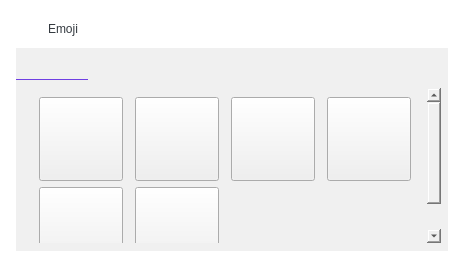
<?xml version="1.0" encoding="UTF-8"?>
<ui version="4.0">
 <class>Form</class>
 <widget class="QWidget" name="Form">
  <property name="geometry">
   <rect>
    <x>0</x>
    <y>0</y>
    <width>465</width>
    <height>267</height>
   </rect>
  </property>
  <property name="windowTitle">
   <string>Form</string>
  </property>
  <property name="styleSheet">
   <string notr="true">background-color: #FFFFFF;</string>
  </property>
  <widget class="QLabel" name="Icon_emoji">
   <property name="geometry">
    <rect>
     <x>16</x>
     <y>16</y>
     <width>24</width>
     <height>24</height>
    </rect>
   </property>
   <property name="text">
    <string/>
   </property>
   <property name="pixmap">
    <pixmap resource="../resource/resource.qrc">:/icon/emoji-happy.png</pixmap>
   </property>
  </widget>
  <widget class="QLabel" name="Text_emoji">
   <property name="geometry">
    <rect>
     <x>48</x>
     <y>19</y>
     <width>56</width>
     <height>19</height>
    </rect>
   </property>
   <property name="styleSheet">
    <string notr="true">color: #343A40;
font: 11pt &quot;SEBANG Gothic&quot;;</string>
   </property>
   <property name="text">
    <string>Emoji</string>
   </property>
  </widget>
  <widget class="QWidget" name="Widget_emojiTab" native="true">
   <property name="geometry">
    <rect>
     <x>16</x>
     <y>48</y>
     <width>432</width>
     <height>32</height>
    </rect>
   </property>
   <property name="minimumSize">
    <size>
     <width>432</width>
     <height>32</height>
    </size>
   </property>
   <property name="maximumSize">
    <size>
     <width>432</width>
     <height>32</height>
    </size>
   </property>
   <layout class="QHBoxLayout" name="horizontalLayout_2">
    <property name="spacing">
     <number>0</number>
    </property>
    <property name="leftMargin">
     <number>0</number>
    </property>
    <property name="topMargin">
     <number>0</number>
    </property>
    <property name="rightMargin">
     <number>0</number>
    </property>
    <property name="bottomMargin">
     <number>0</number>
    </property>
    <item>
     <widget class="QPushButton" name="Btn_tabFrodo">
      <property name="minimumSize">
       <size>
        <width>72</width>
        <height>32</height>
       </size>
      </property>
      <property name="maximumSize">
       <size>
        <width>72</width>
        <height>32</height>
       </size>
      </property>
      <property name="styleSheet">
       <string notr="true">QPushButton {
	border-style: none;
	selection-background-color: #F0F0F0;
	background-color: #F0F0F0;
}
QPushButton::checked {
	border-style: none;
	border-bottom: 1px solid #6F3FE2;
	selection-background-color: #F0F0F0;
}</string>
      </property>
      <property name="text">
       <string/>
      </property>
      <property name="icon">
       <iconset resource="../resource/resource.qrc">
        <normaloff>:/emoji/1002.png</normaloff>:/emoji/1002.png</iconset>
      </property>
      <property name="checkable">
       <bool>true</bool>
      </property>
      <property name="checked">
       <bool>true</bool>
      </property>
     </widget>
    </item>
    <item>
     <widget class="QPushButton" name="Btn_tabNeo">
      <property name="minimumSize">
       <size>
        <width>72</width>
        <height>32</height>
       </size>
      </property>
      <property name="maximumSize">
       <size>
        <width>72</width>
        <height>32</height>
       </size>
      </property>
      <property name="styleSheet">
       <string notr="true">QPushButton {
	border-style: none;
	selection-background-color: #F0F0F0;
	background-color: #F0F0F0;
}
QPushButton::checked {
	border-style: none;
	border-bottom: 1px solid #6F3FE2;
	selection-background-color: #F0F0F0;
}</string>
      </property>
      <property name="text">
       <string/>
      </property>
      <property name="icon">
       <iconset resource="../resource/resource.qrc">
        <normaloff>:/emoji/1007.png</normaloff>:/emoji/1007.png</iconset>
      </property>
      <property name="checkable">
       <bool>true</bool>
      </property>
     </widget>
    </item>
    <item>
     <widget class="QPushButton" name="Btn_tabTube">
      <property name="minimumSize">
       <size>
        <width>72</width>
        <height>32</height>
       </size>
      </property>
      <property name="maximumSize">
       <size>
        <width>72</width>
        <height>32</height>
       </size>
      </property>
      <property name="styleSheet">
       <string notr="true">QPushButton {
	border-style: none;
	selection-background-color: #F0F0F0;
	background-color: #F0F0F0;
}
QPushButton::checked {
	border-style: none;
	border-bottom: 1px solid #6F3FE2;
	selection-background-color: #F0F0F0;
}</string>
      </property>
      <property name="text">
       <string/>
      </property>
      <property name="icon">
       <iconset resource="../resource/resource.qrc">
        <normaloff>:/emoji/1013.png</normaloff>:/emoji/1013.png</iconset>
      </property>
      <property name="checkable">
       <bool>true</bool>
      </property>
     </widget>
    </item>
    <item>
     <widget class="QPushButton" name="Btn_tabApeach">
      <property name="minimumSize">
       <size>
        <width>72</width>
        <height>32</height>
       </size>
      </property>
      <property name="maximumSize">
       <size>
        <width>72</width>
        <height>32</height>
       </size>
      </property>
      <property name="styleSheet">
       <string notr="true">QPushButton {
	border-style: none;
	selection-background-color: #F0F0F0;
	background-color: #F0F0F0;
}
QPushButton::checked {
	border-style: none;
	border-bottom: 1px solid #6F3FE2;
	selection-background-color: #F0F0F0;
}</string>
      </property>
      <property name="text">
       <string/>
      </property>
      <property name="icon">
       <iconset resource="../resource/resource.qrc">
        <normaloff>:/emoji/1023.png</normaloff>:/emoji/1023.png</iconset>
      </property>
      <property name="checkable">
       <bool>true</bool>
      </property>
     </widget>
    </item>
    <item>
     <widget class="QPushButton" name="Btn_tabMuzi">
      <property name="minimumSize">
       <size>
        <width>72</width>
        <height>32</height>
       </size>
      </property>
      <property name="maximumSize">
       <size>
        <width>72</width>
        <height>32</height>
       </size>
      </property>
      <property name="styleSheet">
       <string notr="true">QPushButton {
	border-style: none;
	selection-background-color: #F0F0F0;
	background-color: #F0F0F0;
}
QPushButton::checked {
	border-style: none;
	border-bottom: 1px solid #6F3FE2;
	selection-background-color: #F0F0F0;
}</string>
      </property>
      <property name="text">
       <string/>
      </property>
      <property name="icon">
       <iconset resource="../resource/resource.qrc">
        <normaloff>:/emoji/1026.png</normaloff>:/emoji/1026.png</iconset>
      </property>
      <property name="checkable">
       <bool>true</bool>
      </property>
     </widget>
    </item>
    <item>
     <widget class="QPushButton" name="Btn_tabJayG">
      <property name="minimumSize">
       <size>
        <width>72</width>
        <height>32</height>
       </size>
      </property>
      <property name="maximumSize">
       <size>
        <width>72</width>
        <height>32</height>
       </size>
      </property>
      <property name="styleSheet">
       <string notr="true">QPushButton {
	border-style: none;
	selection-background-color: #F0F0F0;
	background-color: #F0F0F0;
}
QPushButton::checked {
	border-style: none;
	border-bottom: 1px solid #6F3FE2;
	selection-background-color: #F0F0F0;
}</string>
      </property>
      <property name="text">
       <string/>
      </property>
      <property name="icon">
       <iconset resource="../resource/resource.qrc">
        <normaloff>:/emoji/1033.png</normaloff>:/emoji/1033.png</iconset>
      </property>
      <property name="checkable">
       <bool>true</bool>
      </property>
     </widget>
    </item>
   </layout>
  </widget>
  <widget class="QWidget" name="widget__Emoji" native="true">
   <property name="enabled">
    <bool>true</bool>
   </property>
   <property name="geometry">
    <rect>
     <x>16</x>
     <y>80</y>
     <width>432</width>
     <height>171</height>
    </rect>
   </property>
   <property name="minimumSize">
    <size>
     <width>432</width>
     <height>171</height>
    </size>
   </property>
   <property name="maximumSize">
    <size>
     <width>432</width>
     <height>171</height>
    </size>
   </property>
   <property name="styleSheet">
    <string notr="true">background-color: #f0f0f0;</string>
   </property>
   <widget class="QScrollArea" name="scrollArea_Frodo">
    <property name="enabled">
     <bool>true</bool>
    </property>
    <property name="geometry">
     <rect>
      <x>8</x>
      <y>8</y>
      <width>417</width>
      <height>155</height>
     </rect>
    </property>
    <property name="minimumSize">
     <size>
      <width>417</width>
      <height>155</height>
     </size>
    </property>
    <property name="maximumSize">
     <size>
      <width>417</width>
      <height>155</height>
     </size>
    </property>
    <property name="styleSheet">
     <string notr="true">QScrollArea {
	border-style: none;
}
QScrollBar::sub-page:vertical {
	background: none;
}
QScrollBar::add-page:vertical {
	background: none;
}
QScrollBar:vertical {
	border-style: none;
	background:white;
	width:10px;    
	margin: 0px 0px 0px 0px;
}
QScrollBar::handle:vertical {         
	min-height: 0px;
	border-style: none;
	border-radius: 5px;
	background-color: #6F3FE2;
}
QScrollBar::add-line:vertical {       
	height: 0px;
	subcontrol-position: bottom;
	subcontrol-origin: margin;
}
QScrollBar::sub-line:vertical {
	height: 0 px;
	subcontrol-position: top;
	subcontrol-origin: margin;
}</string>
    </property>
    <property name="widgetResizable">
     <bool>true</bool>
    </property>
    <widget class="QWidget" name="scrollAreaWidgetContents">
     <property name="geometry">
      <rect>
       <x>0</x>
       <y>0</y>
       <width>407</width>
       <height>192</height>
      </rect>
     </property>
     <layout class="QGridLayout" name="gridLayout">
      <item row="0" column="0">
       <widget class="QPushButton" name="Btn_1001">
        <property name="minimumSize">
         <size>
          <width>84</width>
          <height>84</height>
         </size>
        </property>
        <property name="maximumSize">
         <size>
          <width>84</width>
          <height>84</height>
         </size>
        </property>
        <property name="styleSheet">
         <string notr="true">selection-background-color: #F0F0F0;
background-color: #F0F0F0;
border-image: url(:/emoji/1001.png)</string>
        </property>
        <property name="text">
         <string/>
        </property>
       </widget>
      </item>
      <item row="0" column="1">
       <widget class="QPushButton" name="Btn_1002">
        <property name="minimumSize">
         <size>
          <width>84</width>
          <height>84</height>
         </size>
        </property>
        <property name="maximumSize">
         <size>
          <width>84</width>
          <height>84</height>
         </size>
        </property>
        <property name="styleSheet">
         <string notr="true">selection-background-color: #F0F0F0;
background-color: #F0F0F0;
border-image: url(:/emoji/1002.png)</string>
        </property>
        <property name="text">
         <string/>
        </property>
       </widget>
      </item>
      <item row="0" column="2">
       <widget class="QPushButton" name="Btn_1003">
        <property name="minimumSize">
         <size>
          <width>84</width>
          <height>84</height>
         </size>
        </property>
        <property name="maximumSize">
         <size>
          <width>84</width>
          <height>84</height>
         </size>
        </property>
        <property name="styleSheet">
         <string notr="true">selection-background-color: #F0F0F0;
background-color: #F0F0F0;
border-image: url(:/emoji/1003.png)</string>
        </property>
        <property name="text">
         <string/>
        </property>
       </widget>
      </item>
      <item row="0" column="3">
       <widget class="QPushButton" name="Btn_1004">
        <property name="minimumSize">
         <size>
          <width>84</width>
          <height>84</height>
         </size>
        </property>
        <property name="maximumSize">
         <size>
          <width>84</width>
          <height>84</height>
         </size>
        </property>
        <property name="styleSheet">
         <string notr="true">selection-background-color: #F0F0F0;
background-color: #F0F0F0;
border-image: url(:/emoji/1004.png)</string>
        </property>
        <property name="text">
         <string/>
        </property>
       </widget>
      </item>
      <item row="1" column="0">
       <widget class="QPushButton" name="Btn_1005">
        <property name="minimumSize">
         <size>
          <width>84</width>
          <height>84</height>
         </size>
        </property>
        <property name="maximumSize">
         <size>
          <width>84</width>
          <height>84</height>
         </size>
        </property>
        <property name="styleSheet">
         <string notr="true">selection-background-color: #F0F0F0;
background-color: #F0F0F0;
border-image: url(:/emoji/1005.png)</string>
        </property>
        <property name="text">
         <string/>
        </property>
       </widget>
      </item>
      <item row="1" column="1">
       <widget class="QPushButton" name="Btn_1006">
        <property name="minimumSize">
         <size>
          <width>84</width>
          <height>84</height>
         </size>
        </property>
        <property name="maximumSize">
         <size>
          <width>84</width>
          <height>84</height>
         </size>
        </property>
        <property name="styleSheet">
         <string notr="true">selection-background-color: #F0F0F0;
background-color: #F0F0F0;
border-image: url(:/emoji/1006.png)</string>
        </property>
        <property name="text">
         <string/>
        </property>
       </widget>
      </item>
     </layout>
    </widget>
   </widget>
  </widget>
 </widget>
 <resources>
  <include location="../resource/resource.qrc"/>
 </resources>
 <connections/>
</ui>
